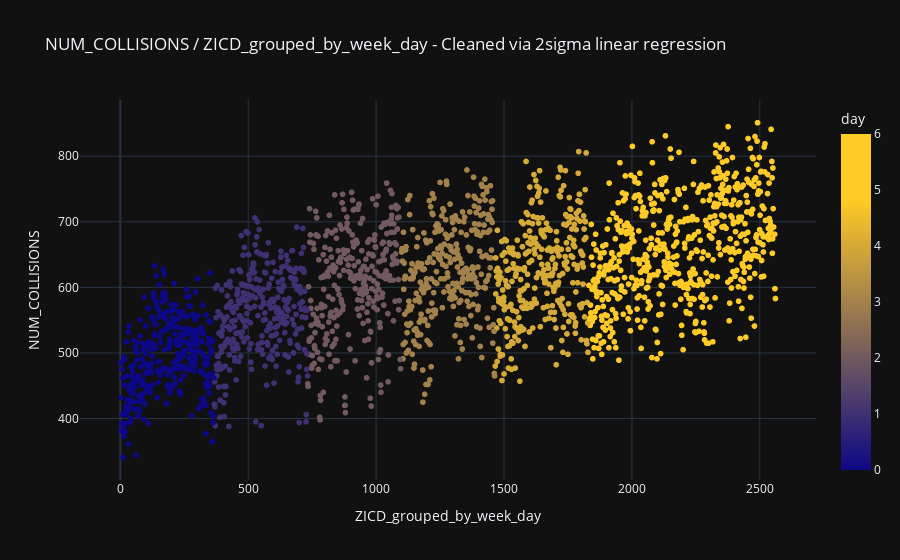
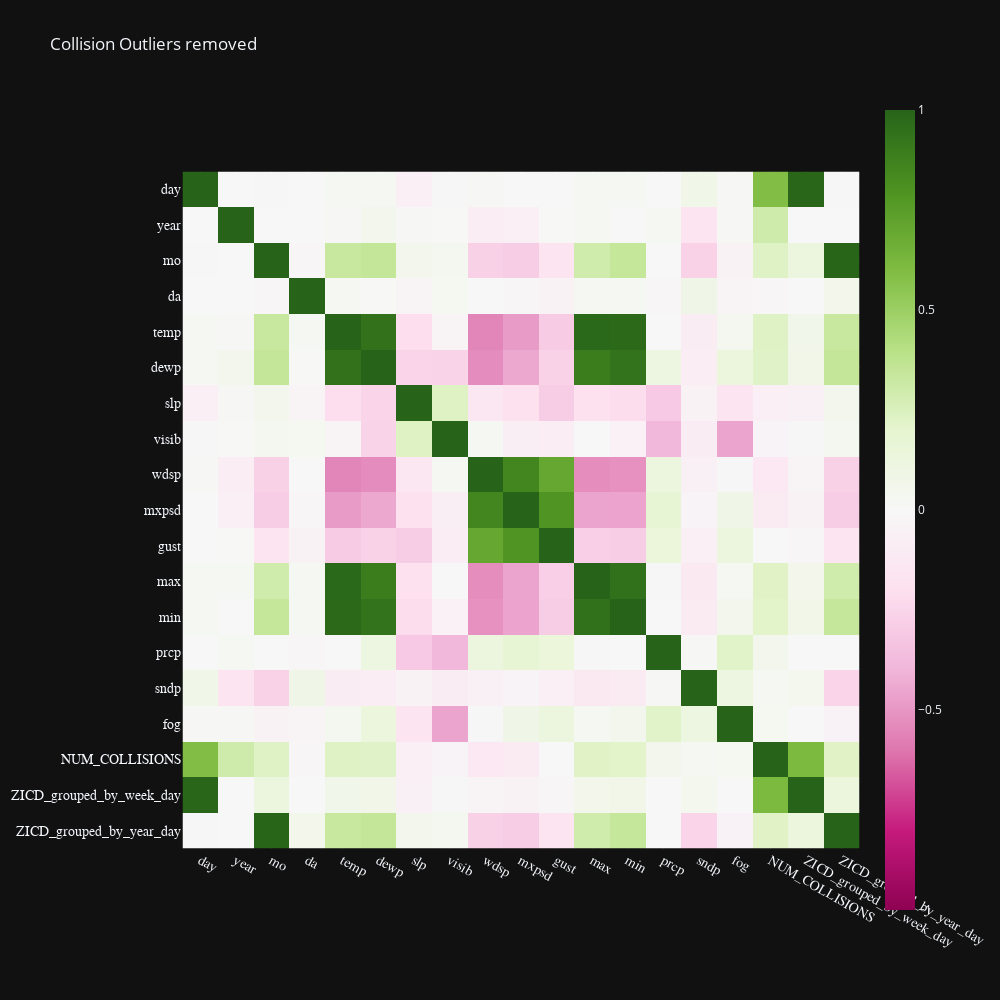

The code cell stored with these charts, in order, in its notebook:
### Code cell
# Get ZICD and collisions
x = df[ZICD]
y = df['NUM_COLLISIONS']

# Do linear regression
slope, intercept, r_value, p_value, std_err = stats.linregress(x,y)

# Calculate Residuals
predicted_y = slope * x + intercept
residuals = y - predicted_y

# Determine Outlier threshold
residual_std = np.std(residuals)
mean_residual = np.mean(residuals)

outlier_upper = mean_residual + 2 * residual_std
outlier_lower = mean_residual - 2 * residual_std

cleaned_df = df[(residuals <= outlier_upper) & (residuals >= outlier_lower)]

linear_reg_cleaned_fig = px.scatter(
    cleaned_df,
    x=ZICD,
    y='NUM_COLLISIONS' ,
    color='day',
    color_continuous_scale=custom_plasma_scale,  # Use the custom Plasma scale
    title='NUM_COLLISIONS / '+ZICD+ ' - Cleaned via 2sigma linear regression'
)
    
linear_reg_cleaned_fig.show()

show_correlation_matrix(cleaned_df, "Collision Outliers removed")


# Assuming `df` is your initial DataFrame
# Shuffle the DataFrame rows
df_shuffled = cleaned_df.sample(frac=1, random_state=42).reset_index(drop=True)

# Calculate the number of rows to cull
num_to_cull = int(len(df) * 0.1)

# Split the data
test_df = df_shuffled[:num_to_cull]  # This will be your test set (10% of the data)
train_df = df_shuffled[num_to_cull:]  # This will be your training set (90% of the data)

### Figure 1 — Plotly figure (JSON) as saved in the notebook; plotly's stock layout.template omitted (floating-point values rounded to 4 significant figures; data arrays with more than 128 entries replaced by an {"elided": "..."} marker saying what was removed)
{"data": [{"hovertemplate": "ZICD_grouped_by_week_day=%{x}<br>NUM_COLLISIONS=%{y}<br>day=%{marker.color}<extra></extra>", "legendgroup": "", "marker": {"color": {"elided": "2093 int values"}, "coloraxis": "coloraxis", "symbol": "circle"}, "mode": "markers", "name": "", "showlegend": false, "type": "scattergl", "x": {"elided": "2093 int values"}, "xaxis": "x", "y": {"elided": "2093 int values"}, "yaxis": "y"}], "layout": {"autosize": true, "coloraxis": {"colorbar": {"title": {"text": "day"}}, "colorscale": [[0, "#0d0887"], [0.8, "#fdca26"], [1, "#fdca26"]]}, "legend": {"tracegroupgap": 0}, "title": {"text": "NUM_COLLISIONS / ZICD_grouped_by_week_day - Cleaned via 2sigma linear regression"}, "xaxis": {"anchor": "y", "autorange": true, "domain": [0, 1], "range": [-154.0, 2716.0], "title": {"text": "ZICD_grouped_by_week_day"}, "type": "linear"}, "yaxis": {"anchor": "x", "autorange": true, "domain": [0, 1], "range": [298.9, 893.1], "title": {"text": "NUM_COLLISIONS"}, "type": "linear"}}}

### Figure 2 — Plotly figure (JSON) as saved in the notebook; plotly's stock layout.template omitted (floating-point values rounded to 4 significant figures; data arrays with more than 128 entries replaced by an {"elided": "..."} marker saying what was removed)
{"data": [{"coloraxis": "coloraxis", "hovertemplate": "x: %{x}<br>y: %{y}<br>color: %{z}<extra></extra>", "name": "0", "type": "heatmap", "x": ["day", "year", "mo", "da", "temp", "dewp", "slp", "visib", "wdsp", "mxpsd", "gust", "max", "min", "prcp", "sndp", "fog", "NUM_COLLISIONS", "ZICD_grouped_by_week_day", "ZICD_grouped_by_year_day"], "xaxis": "x", "y": ["day", "year", "mo", "da", "temp", "dewp", "slp", "visib", "wdsp", "mxpsd", "gust", "max", "min", "prcp", "sndp", "fog", "NUM_COLLISIONS", "ZICD_grouped_by_week_day", "ZICD_grouped_by_year_day"], "yaxis": "y", "z": {"elided": "19x19 float values"}}], "layout": {"coloraxis": {"cmax": 1, "cmin": -1, "colorscale": [[0, "rgb(142,1,82)"], [0.1, "rgb(197,27,125)"], [0.2, "rgb(222,119,174)"], [0.3, "rgb(241,182,218)"], [0.4, "rgb(253,224,239)"], [0.5, "rgb(247,247,247)"], [0.6, "rgb(230,245,208)"], [0.7, "rgb(184,225,134)"], [0.8, "rgb(127,188,65)"], [0.9, "rgb(77,146,33)"], [1, "rgb(39,100,25)"]]}, "height": 1000, "title": {"text": "Collision Outliers removed"}, "width": 1000, "xaxis": {"anchor": "y", "autorange": true, "constrain": "domain", "domain": [0.0007331, 0.9993], "range": [-0.5, 18.5], "scaleanchor": "y", "tickfont": {"family": "Century Gothic", "size": 14}, "type": "category"}, "yaxis": {"anchor": "x", "autorange": true, "constrain": "domain", "domain": [0, 1], "range": [18.5, -0.5], "tickfont": {"family": "Century Gothic", "size": 14}, "type": "category"}}}
